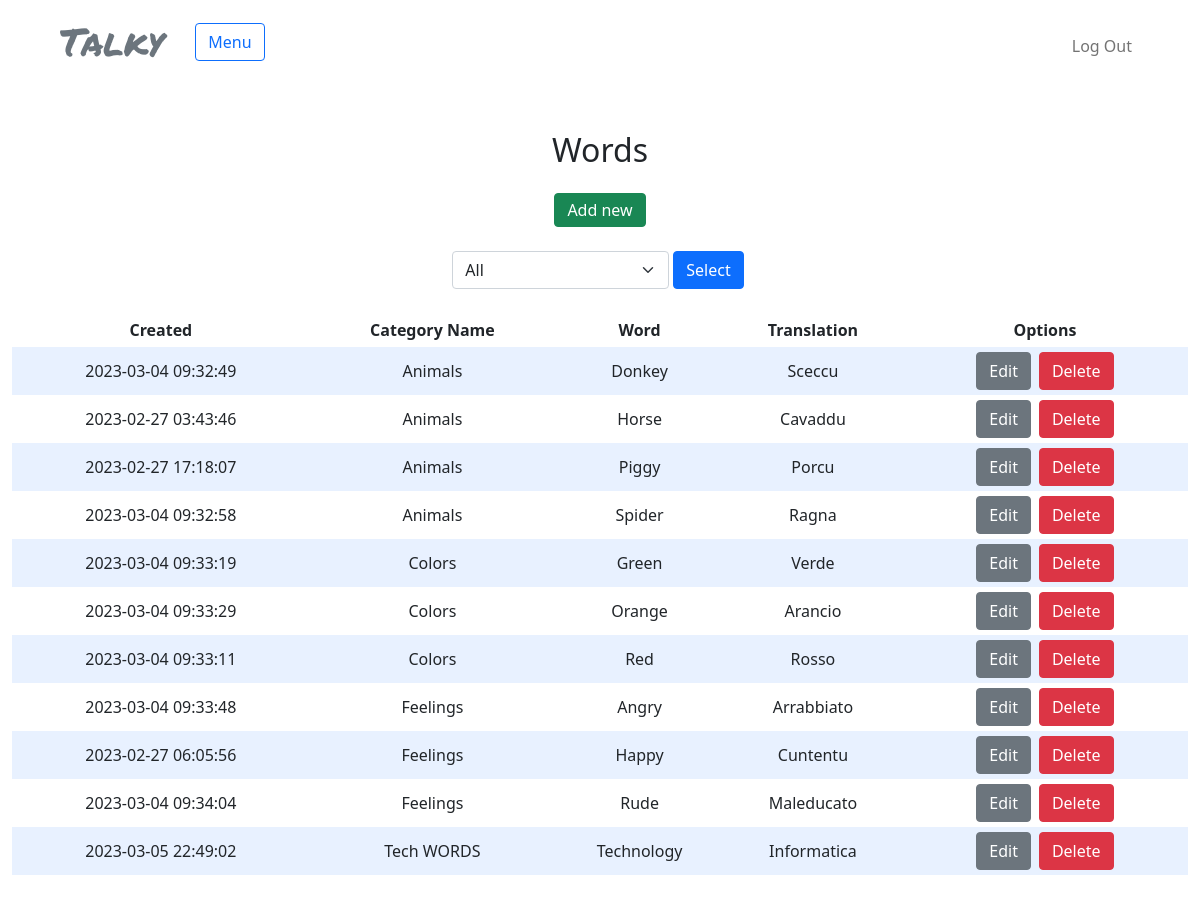
Page /words (signed in) on the committed database.
### tables this page shows
CREATE TABLE words (
    id INTEGER PRIMARY KEY AUTOINCREMENT,
    category_type TEXT,
    category_name TEXT,
    word TEXT NOT NULL,
    translation TEXT NOT NULL,
    date TEXT DEFAULT CURRENT_TIMESTAMP
);

### app.py (the view, shortened to what this page needs)
@app.route("/words", methods=["GET", "POST"])
@login_required
def words():
    categories = db.execute(
        "SELECT * FROM categories WHERE category_type='Words'")
    words = db.execute(
        "SELECT * FROM words ORDER BY category_name ASC, word ASC")
    if request.method == "GET":
        return render_template("words.html", words=words, categories=categories)

### app.py (called while the page is built)
@app.after_request
def after_request(response):
    response.headers["Cache-Control"] = "no-cache, no-store, must-revalidate"
    response.headers["Expires"] = 0
    response.headers["Pragma"] = "no-cache"
    return response

@app.context_processor
def inject_username():
    username = session.get("username")
    print(username)
    return dict(user=username)

### helpers.py (called while the page is built)
def login_required(f):
    @wraps(f)
    def decorated_function(*args, **kwargs):
        if session.get("user_id") is None:
            return redirect("/login")
        return f(*args, **kwargs)
    return decorated_function

### templates/words.html (shortened to what this page needs)
{% extends "layout.html" %}
{% block main%}
<div class="d-flex flex-column align-items-center">
    <div class="d-flex flex-column justify-content-center">
        <h2 class="pb-3">Words</h2>
        <a class="btn btn-success mx-3 mb-4 py-1 px-" href="/add-word">Add new</a>
    </div>
    <div>
        <form class="d-flex flex-row py-auto mb-4" method="POST" action="/words">
            <select class='form-select mx-auto w-auto' name="category-name" id="category-name" required>
                <option {{ "selected='selected'" if selected == "All" else "" }}value="All">All</option>
            </select>
            <button class="btn btn-primary mx-1" type="submit">Select</button>
        </form>
    </div>
    <table class="table-class">
        <thead>
            <tr>
                <th>Created</th>
                <th>Category Name</th>
                <th>Word</th>
                <th>Translation</th>
                <th>Options</th>
            </tr>
        </thead>
        <tbody>
            {% for word in words %}
            <tr>
                <td>{{word.date}}</td>
                <td>{{word.category_name}}</td>
                <td>{{word.word}}</td>
                <td>{{word.translation}}</td>
                <td class="d-flex flex-row align-items-center justify-content-center">
                    <a href="/edit-word/{{ word.id }}" class="btn btn-secondary mx-1">Edit</a>
                    <form action="{{url_for('delete_word', id=word.id)}}" method="post">
                        <input type="submit" value="Delete" class="btn btn-danger mx-1">
                    </form>
                </td>
            </tr>
            {% endfor %}
        </tbody>
    </div>
{% endblock %}

### static/styles.css (style rules this page uses)
:root { --main-bg-color: #1a1a30; --light-bg-color: #20203e; }
html, body { height: 100%; }
table { background-color: transparent; margin-bottom: 1rem; width: 100%; }
table th, table td { padding: 5px 0; vertical-align: middle; }
tbody tr:nth-of-type(odd) { background-color: rgb(179, 208, 255, 0.3) }

### rows in the picture
words: date "2023-03-04 09:32:49", category_name "Animals", word "Donkey", translation "Sceccu"
words: date "2023-02-27 03:43:46", category_name "Animals", word "Horse", translation "Cavaddu"
words: date "2023-02-27 17:18:07", category_name "Animals", word "Piggy", translation "Porcu"
words: date "2023-03-04 09:32:58", category_name "Animals", word "Spider", translation "Ragna"
words: date "2023-03-04 09:33:19", category_name "Colors", word "Green", translation "Verde"
words: date "2023-03-04 09:33:29", category_name "Colors", word "Orange", translation "Arancio"
words: date "2023-03-04 09:33:11", category_name "Colors", word "Red", translation "Rosso"
words: date "2023-03-04 09:33:48", category_name "Feelings", word "Angry", translation "Arrabbiato"
words: date "2023-02-27 06:05:56", category_name "Feelings", word "Happy", translation "Cuntentu"
words: date "2023-03-04 09:34:04", category_name "Feelings", word "Rude", translation "Maleducato"
words: date "2023-03-05 22:49:02", category_name "Tech WORDS", word "Technology", translation "Informatica"
